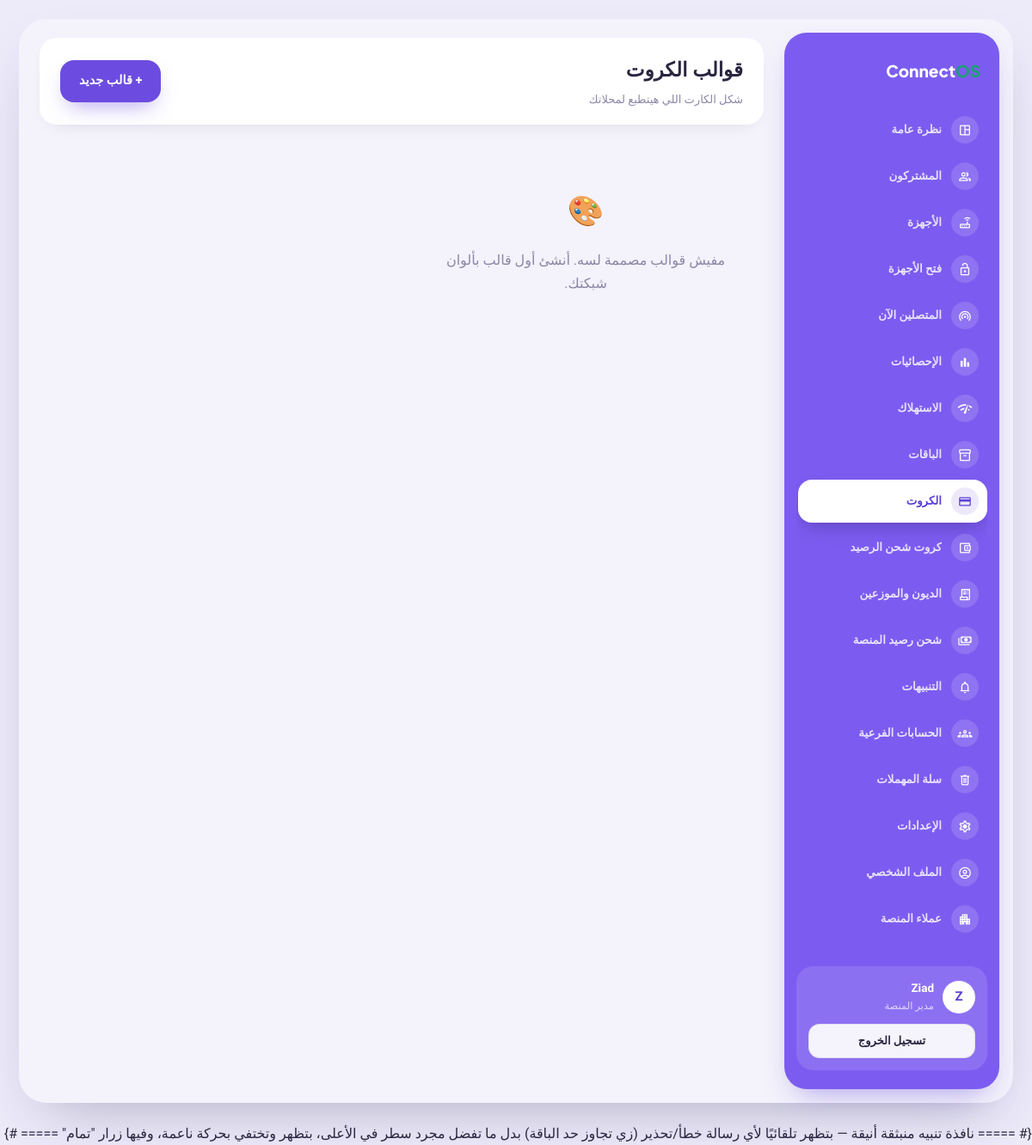
Page /vouchers/templates/ (signed in) on the committed database.
### core/models.py (models this page shows, shortened)
class User(AbstractUser):
    ROLE_CHOICES = [
        ("owner", "مالك الشركة"),
        ("admin", "مدير"),
        ("support", "دعم فني"),
        ("platform_admin", "مدير المنصة"),
    ]
    company = models.ForeignKey(
        Company, on_delete=models.CASCADE, related_name="users",
        verbose_name="الشركة", null=True, blank=True,
    )
    role = models.CharField("الصلاحية", max_length=20, choices=ROLE_CHOICES, default="owner")
    phone = models.CharField("رقم الهاتف", max_length=20, blank=True)
    last_login_ip = models.GenericIPAddressField("آخر IP دخول", null=True, blank=True)
    class Meta:
        verbose_name = "مستخدم"
        verbose_name_plural = "المستخدمون"

### vouchers/views.py (the view)
# urls.py: path("templates/", views.template_list, name="template_list"),
@login_required
def template_list(request):
    templates = VoucherTemplate.objects.filter(company=request.user.company)
    return render(request, "vouchers/template_list.html", {"templates": templates})

### core/context_processors.py (called while the page is built, shortened)
def company_status(request):
    user = getattr(request, "user", None)
    if not user or not getattr(user, "is_authenticated", False):
        return {}
    if not getattr(user, "company_id", None) or user.role == "platform_admin":
        return {}

### vouchers/templates/vouchers/template_list.html
{% extends "base.html" %}
{% block page_title %}قوالب الكروت{% endblock %}
{% block page_crumb %}شكل الكارت اللي هيتطبع لمحلاتك{% endblock %}
{% block page_action %}<a href="{% url 'vouchers:template_create' %}" class="btn btn-primary">+ قالب جديد</a>{% endblock %}
{% block content %}
<div class="print-grid">
  {% for t in templates %}
  <div class="panel" style="padding:0;overflow:hidden;">
    <div class="pvoucher" style="border-radius:0;background:linear-gradient(160deg, {{ t.primary_color }}33, {{ t.secondary_color }}33);">
      <div class="pv-top"><span>{{ t.logo_text }}</span><span>عيّنة</span></div>
      <div class="pv-code">1234 567 890</div>
      <div class="pv-meta"><span>500 ميجا</span><span>1 يوم</span></div>
    </div>
    <div style="padding:16px;">
      <strong>{{ t.name }}</strong>
      {% if t.is_default %}<span class="badge badge-green" style="margin-right:8px;">افتراضي</span>{% endif %}
      <div style="margin-top:10px;"><a href="{% url 'vouchers:template_designer' t.pk %}" class="btn btn-ghost btn-sm">🎨 مصمم السحب والإفلات</a></div>
    </div>
  </div>
  {% empty %}
  <div class="empty"><div class="e-icon">🎨</div>مفيش قوالب مصممة لسه. أنشئ أول قالب بألوان شبكتك.</div>
  {% endfor %}
</div>
{% endblock %}

### templates/base.html (shortened to what this page needs)
{% load static %}
<!DOCTYPE html>
<html lang="ar" dir="rtl">
<head>
<link rel="stylesheet" href="{% static 'css/style.css' %}">
</head>
<body>
<div class="page-wrap">
<div class="shell">
  <aside class="sidebar no-print">
    <div class="sb-logo">Connect<span>OS</span></div>
    <nav class="sb-nav">
      <a href="{% url 'dashboard:home' %}" class="sb-link "><span class="sb-ico"><span class="material-symbols-outlined"></span></span><span class="sb-txt">نظرة عامة</span></a>
      <a href="{% url 'subscribers:list' %}" class="sb-link {% if 'subscribers' in request.path %}active{% endif %}"><span class="sb-ico"><span class="material-symbols-outlined">group</span></span><span class="sb-txt">المشتركون</span></a>
      <a href="{% url 'nas_manager:list' %}" class="sb-link "><span class="sb-ico"><span class="material-symbols-outlined"></span></span><span class="sb-txt">الأجهزة</span></a>
      <a href="{% url 'nas_manager:device_unlock_list' %}" class="sb-link {% if 'unlock' in request.path %}active{% endif %}"><span class="sb-ico"><span class="material-symbols-outlined">lock_open</span></span><span class="sb-txt">فتح الأجهزة</span></a>
      <a href="{% url 'radius_core:online_now' %}" class="sb-link {% if 'radius' in request.path %}active{% endif %}"><span class="sb-ico"><span class="material-symbols-outlined">wifi_tethering</span></span><span class="sb-txt">المتصلين الآن</span></a>
      <a href="{% url 'dashboard:statistics' %}" class="sb-link "><span class="sb-ico"><span class="material-symbols-outlined"></span></span><span class="sb-txt">الإحصائيات</span></a>
      <a href="{% url 'dashboard:consumption' %}" class="sb-link "><span class="sb-ico"><span class="material-symbols-outlined"></span></span><span class="sb-txt">الاستهلاك</span></a>
      <a href="{% url 'plans:list' %}" class="sb-link {% if 'plans' in request.path %}active{% endif %}"><span class="sb-ico"><span class="material-symbols-outlined">inventory_2</span></span><span class="sb-txt">الباقات</span></a>
      <a href="{% url 'vouchers:batch_list' %}" class="sb-link {% if 'vouchers' in request.path and 'topup' not in request.path %}active{% endif %}"><span class="sb-ico"><span class="material-symbols-outlined">credit_card</span></span><span class="sb-txt">الكروت</span></a>
      <a href="{% url 'vouchers:topup_batch_list' %}" class="sb-link {% if 'topup' in request.path %}active{% endif %}"><span class="sb-ico"><span class="material-symbols-outlined">account_balance_wallet</span></span><span class="sb-txt">كروت شحن الرصيد</span></a>
      <a href="{% url 'debts:reseller_list' %}" class="sb-link {% if 'debts' in request.path %}active{% endif %}"><span class="sb-ico"><span class="material-symbols-outlined">receipt_long</span></span><span class="sb-txt">الديون والموزعين</span></a>
      <a href="{% url 'payments:checkout' %}" class="sb-link {% if 'payments' in request.path %}active{% endif %}"><span class="sb-ico"><span class="material-symbols-outlined">payments</span></span><span class="sb-txt">شحن رصيد المنصة</span></a>
      <a href="{% url 'notifications:settings' %}" class="sb-link {% if 'notifications' in request.path %}active{% endif %}"><span class="sb-ico"><span class="material-symbols-outlined">notifications</span></span><span class="sb-txt">التنبيهات</span></a>
      <a href="{% url 'dashboard:team' %}" class="sb-link {% if 'team' in request.path %}active{% endif %}"><span class="sb-ico"><span class="material-symbols-outlined">groups</span></span><span class="sb-txt">الحسابات الفرعية</span></a>
      <a href="{% url 'dashboard:trash' %}" class="sb-link {% if 'trash' in request.path %}active{% endif %}"><span class="sb-ico"><span class="material-symbols-outlined">delete</span></span><span class="sb-txt">سلة المهملات</span></a>
      <a href="{% url 'dashboard:settings' %}" class="sb-link "><span class="sb-ico"><span class="material-symbols-outlined"></span></span><span class="sb-txt">الإعدادات</span></a>
      <a href="{% url 'dashboard:profile' %}" class="sb-link "><span class="sb-ico"><span class="material-symbols-outlined"></span></span><span class="sb-txt">الملف الشخصي</span></a>
      {% if request.user.role == 'platform_admin' %}
      <a href="{% url 'dashboard:platform_overview' %}" class="sb-link {% if 'platform' in request.path %}active{% endif %}"><span class="sb-ico"><span class="material-symbols-outlined">apartment</span></span><span class="sb-txt">عملاء المنصة</span></a>
      {% endif %}
    </nav>
    <div class="sb-spacer"></div>
    <div class="sb-user">
      <div class="sb-user-row">
        <div class="u-avatar">{{ request.user.get_full_name|default:request.user.username|first|upper }}</div>
        <div class="u-info">
          <div class="u-name">{{ request.user.get_full_name|default:request.user.username }}</div>
          <div class="u-role">{{ request.user.get_role_display }}</div>
        </div>
      </div>
      <a href="{% url 'core:logout' %}" class="btn btn-ghost btn-sm btn-block">تسجيل الخروج</a>
    </div>
  </aside>
  <main class="main">
    <div class="topbar">
      <div>
        <h1>{% block page_title %}{% endblock %}</h1>
        <div class="crumb">{% block page_crumb %}{% endblock %}</div>
      </div>
      <div class="no-print">{% block page_action %}{% endblock %}</div>
    </div>
    {% block content %}{% endblock %}
  </main>
</div>
</div>
{# ===== نافذة تنبيه منبثقة أنيقة — بتظهر تلقائيًا لأي رسالة خطأ/تحذير (زي تجاوز حد الباقة)
      بدل ما تفضل مجرد سطر في الأعلى، بتظهر وتختفي بحركة ناعمة، وفيها زرار "تمام" ===== #}
</body>
</html>

### static/css/style.css (style rules this page uses)
:root { --page-bg:#EDEBFA; --shell-bg:#F4F2FB; --sidebar-a:#7C5CF0; --sidebar-b:#5B3FD6; --bg-elevated:#FFFFFF; --bg-card:#FFFFFF; --glass-strong:rgba(42,38,77,0.09); --panel-2:#F5F4FC; --primary:#6C4CE0; --primary-light:#8B72EA; --teal:#12B76A; --teal-light:#34D399; --gold:#F5A623; --gold-light:#FFC94D; --purple:#6C4CE0; --purple-light:#8B72EA; --coral:#FF7A59; --coral-light:#FF9478; --cyan:#22C1DC; --cyan-light:#5DD8ED; --danger:#EF4444; --danger-dark:#DC2626; --cream:#F3EEDF; --text:#2A2640; --text-muted:#8B87A6; --line:rgba(42,38,77,0.09); --border:rgba(42,38,77,0.10); --radius:24px; --logo-teal:#1d9e75; }
* { margin:0;padding:0;box-sizing:border-box; }
body { color:var(--text); font-family:'Tajawal','Cairo',sans-serif; direction:rtl; line-height:1.7; min-height:100vh; position:relative; background:var(--page-bg); }
a { color:inherit;text-decoration:none; }
.btn { display:inline-flex;align-items:center;justify-content:center;gap:8px; padding:12px 22px;border-radius:16px;font-weight:700;font-size:14.5px; cursor:pointer;border:none;transition:transform .15s, box-shadow .15s, filter .15s;font-family:'Tajawal','Cairo',sans-serif; }
.btn-primary { background:var(--primary);color:#fff;box-shadow:0 12px 26px -10px rgba(108,76,224,.55); }
.btn-block { width:100%; }
.btn-ghost { background:var(--panel-2);border:1px solid var(--border);color:var(--text); }
.btn-sm { padding:8px 16px;font-size:13px;border-radius:13px; }
.page-wrap { padding:22px;min-height:100vh; }
.shell { display:grid;grid-template-columns:250px 1fr;gap:16px; background:var(--shell-bg); border-radius:32px;padding:16px; min-height:calc(100vh - 44px); box-shadow:0 30px 70px -30px rgba(42,38,77,.35); }
.sidebar { background:var(--sidebar-a); border-radius:26px; padding:22px 14px; display:flex; flex-direction:column; gap:8px; box-shadow:0 16px 34px -16px rgba(91,63,214,.55); }
.sb-logo { font-family:'Plus Jakarta Sans',sans-serif;font-weight:800;font-size:19px; padding:6px 8px 20px;color:#fff; }
.sb-logo span { color:var(--logo-teal); }
.sb-nav { display:flex;flex-direction:column;gap:4px;overflow-y:auto;flex:1;padding-inline-end:2px; }
.sb-link { display:flex;align-items:center;gap:11px;padding:9px 10px;border-radius:16px; color:rgba(255,255,255,0.82);font-size:13.3px;font-weight:600;transition:.18s;position:relative; }
.material-symbols-outlined { font-variation-settings:'FILL' 0,'wght' 400,'GRAD' 0,'opsz' 20; font-size:18px;line-height:1; }
.sb-ico { width:32px;height:32px;border-radius:50%;flex-shrink:0; background:rgba(255,255,255,0.14); display:flex;align-items:center;justify-content:center; transition:.18s; }
.sb-ico .material-symbols-outlined { color:#fff;font-size:17px; }
.sb-txt { white-space:nowrap;overflow:hidden;text-overflow:ellipsis; }
.sb-link.active { background:#fff;color:var(--sidebar-b); box-shadow:0 10px 22px -8px rgba(30,20,70,.35); }
.sb-link.active .sb-ico { background:rgba(108,76,224,.12); }
.sb-link.active .sb-ico .material-symbols-outlined { color:var(--sidebar-b); }
.sb-spacer { flex:0 0 10px; }
.sb-user { background:rgba(255,255,255,0.12);border-radius:20px;padding:14px;margin-top:4px; display:flex;flex-direction:column;gap:10px; }
.sb-user-row { display:flex;align-items:center;gap:10px; }
.u-avatar { width:38px;height:38px;border-radius:50%;background:#fff;color:var(--sidebar-b); display:flex;align-items:center;justify-content:center;font-weight:800;font-size:15px;flex-shrink:0; }
.u-info { min-width:0; }
.u-name { font-weight:700;font-size:13.5px;color:#fff;white-space:nowrap;overflow:hidden;text-overflow:ellipsis; }
.u-role { color:rgba(255,255,255,0.72);font-size:11.5px; }
.main { padding:6px 8px 8px;min-width:0; }
.topbar { display:flex;align-items:center;justify-content:space-between;margin-bottom:22px; background:#fff;border-radius:20px;padding:18px 24px; box-shadow:0 8px 22px -16px rgba(42,38,77,.25); }
.topbar h1 { font-size:23px;font-weight:800;color:var(--text); }
.topbar .crumb { color:var(--text-muted);font-size:13px;margin-top:4px; }
.empty { text-align:center;padding:50px 20px;color:var(--text-muted); }
.empty .e-icon { font-size:34px;margin-bottom:14px; }
.print-grid { display:grid;grid-template-columns:repeat(2,1fr);gap:14px; }

### rows in the picture
User: user.get_full_name|first "Z", user.get_full_name "Ziad", user.role "مدير المنصة"
